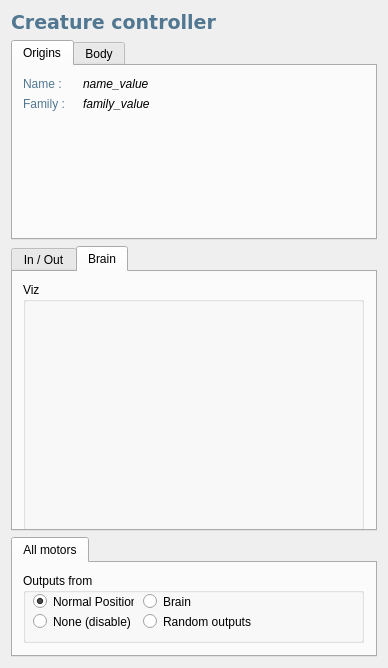
<?xml version="1.0" encoding="UTF-8"?>
<ui version="4.0">
 <class>EntityPropertiesController</class>
 <widget class="QWidget" name="EntityPropertiesController">
  <property name="geometry">
   <rect>
    <x>0</x>
    <y>0</y>
    <width>388</width>
    <height>668</height>
   </rect>
  </property>
  <property name="windowTitle">
   <string>Form</string>
  </property>
  <layout class="QVBoxLayout" name="verticalLayout">
   <item>
    <widget class="QLabel" name="label">
     <property name="font">
      <font>
       <family>Verdana</family>
       <pointsize>14</pointsize>
       <weight>75</weight>
       <bold>true</bold>
      </font>
     </property>
     <property name="styleSheet">
      <string notr="true">color: rgb(81, 119, 145);</string>
     </property>
     <property name="text">
      <string>Creature controller</string>
     </property>
    </widget>
   </item>
   <item>
    <widget class="QTabWidget" name="tabWidget_3">
     <property name="maximumSize">
      <size>
       <width>16777215</width>
       <height>200</height>
      </size>
     </property>
     <property name="styleSheet">
      <string notr="true"/>
     </property>
     <property name="currentIndex">
      <number>0</number>
     </property>
     <widget class="QWidget" name="tab_5">
      <attribute name="icon">
       <iconset resource="../../../ressources/ressources.qrc">
        <normaloff>:/img/icons/entity_vcard</normaloff>:/img/icons/entity_vcard</iconset>
      </attribute>
      <attribute name="title">
       <string>Origins</string>
      </attribute>
      <widget class="QLabel" name="lFamily">
       <property name="geometry">
        <rect>
         <x>70</x>
         <y>30</y>
         <width>151</width>
         <height>16</height>
        </rect>
       </property>
       <property name="font">
        <font>
         <weight>50</weight>
         <italic>true</italic>
         <bold>false</bold>
        </font>
       </property>
       <property name="text">
        <string>family_value</string>
       </property>
      </widget>
      <widget class="QLabel" name="label_2">
       <property name="geometry">
        <rect>
         <x>10</x>
         <y>10</y>
         <width>46</width>
         <height>16</height>
        </rect>
       </property>
       <property name="font">
        <font>
         <weight>50</weight>
         <bold>false</bold>
        </font>
       </property>
       <property name="styleSheet">
        <string notr="true">color: rgb(81, 119, 145);</string>
       </property>
       <property name="text">
        <string>Name :</string>
       </property>
      </widget>
      <widget class="QLabel" name="lName">
       <property name="geometry">
        <rect>
         <x>70</x>
         <y>10</y>
         <width>151</width>
         <height>16</height>
        </rect>
       </property>
       <property name="font">
        <font>
         <weight>50</weight>
         <italic>true</italic>
         <bold>false</bold>
        </font>
       </property>
       <property name="text">
        <string>name_value</string>
       </property>
      </widget>
      <widget class="QLabel" name="label_3">
       <property name="geometry">
        <rect>
         <x>10</x>
         <y>30</y>
         <width>46</width>
         <height>16</height>
        </rect>
       </property>
       <property name="font">
        <font>
         <weight>50</weight>
         <bold>false</bold>
        </font>
       </property>
       <property name="styleSheet">
        <string notr="true">color: rgb(81, 119, 145);</string>
       </property>
       <property name="text">
        <string>Family :</string>
       </property>
      </widget>
     </widget>
     <widget class="QWidget" name="tab">
      <attribute name="icon">
       <iconset resource="../../../ressources/ressources.qrc">
        <normaloff>:/img/icons/bone_and_fixation</normaloff>:/img/icons/bone_and_fixation</iconset>
      </attribute>
      <attribute name="title">
       <string>Body</string>
      </attribute>
      <widget class="QTreeWidget" name="twBodyTree">
       <property name="geometry">
        <rect>
         <x>10</x>
         <y>10</y>
         <width>341</width>
         <height>151</height>
        </rect>
       </property>
       <property name="autoExpandDelay">
        <number>0</number>
       </property>
       <column>
        <property name="text">
         <string>Shape browser</string>
        </property>
       </column>
      </widget>
     </widget>
    </widget>
   </item>
   <item>
    <widget class="QTabWidget" name="tabWidget">
     <property name="currentIndex">
      <number>1</number>
     </property>
     <widget class="QWidget" name="tab_2">
      <attribute name="icon">
       <iconset resource="../../../ressources/ressources.qrc">
        <normaloff>:/img/icons/bullet_feed</normaloff>:/img/icons/bullet_feed</iconset>
      </attribute>
      <attribute name="title">
       <string>In / Out</string>
      </attribute>
     </widget>
     <widget class="QWidget" name="tabBrain">
      <attribute name="icon">
       <iconset resource="../../../ressources/ressources.qrc">
        <normaloff>:/img/icons/brain</normaloff>:/img/icons/brain</iconset>
      </attribute>
      <attribute name="title">
       <string>Brain</string>
      </attribute>
      <widget class="QGroupBox" name="grbBrain">
       <property name="geometry">
        <rect>
         <x>10</x>
         <y>10</y>
         <width>341</width>
         <height>500</height>
        </rect>
       </property>
       <property name="sizePolicy">
        <sizepolicy hsizetype="Preferred" vsizetype="Maximum">
         <horstretch>0</horstretch>
         <verstretch>0</verstretch>
        </sizepolicy>
       </property>
       <property name="minimumSize">
        <size>
         <width>0</width>
         <height>300</height>
        </size>
       </property>
       <property name="maximumSize">
        <size>
         <width>16777215</width>
         <height>500</height>
        </size>
       </property>
       <property name="title">
        <string>Viz</string>
       </property>
      </widget>
     </widget>
    </widget>
   </item>
   <item>
    <widget class="QTabWidget" name="tabWidget_2">
     <property name="maximumSize">
      <size>
       <width>16777215</width>
       <height>120</height>
      </size>
     </property>
     <property name="currentIndex">
      <number>0</number>
     </property>
     <widget class="QWidget" name="tab_4">
      <attribute name="title">
       <string>All motors</string>
      </attribute>
      <widget class="QGroupBox" name="groupBox_3">
       <property name="geometry">
        <rect>
         <x>10</x>
         <y>10</y>
         <width>341</width>
         <height>70</height>
        </rect>
       </property>
       <property name="sizePolicy">
        <sizepolicy hsizetype="Preferred" vsizetype="Fixed">
         <horstretch>0</horstretch>
         <verstretch>0</verstretch>
        </sizepolicy>
       </property>
       <property name="minimumSize">
        <size>
         <width>0</width>
         <height>70</height>
        </size>
       </property>
       <property name="title">
        <string>Outputs from</string>
       </property>
       <widget class="QRadioButton" name="rbOutFrom_Disable">
        <property name="geometry">
         <rect>
          <x>10</x>
          <y>40</y>
          <width>101</width>
          <height>17</height>
         </rect>
        </property>
        <property name="text">
         <string>None (disable)</string>
        </property>
       </widget>
       <widget class="QRadioButton" name="rbOutFrom_Brain">
        <property name="geometry">
         <rect>
          <x>120</x>
          <y>20</y>
          <width>131</width>
          <height>17</height>
         </rect>
        </property>
        <property name="text">
         <string>Brain</string>
        </property>
        <property name="icon">
         <iconset resource="../../../ressources/ressources.qrc">
          <normaloff>:/img/icons/brain</normaloff>:/img/icons/brain</iconset>
        </property>
        <property name="checked">
         <bool>false</bool>
        </property>
       </widget>
       <widget class="QRadioButton" name="rbOutFrom_Random">
        <property name="geometry">
         <rect>
          <x>120</x>
          <y>40</y>
          <width>131</width>
          <height>17</height>
         </rect>
        </property>
        <property name="text">
         <string>Random outputs</string>
        </property>
        <property name="icon">
         <iconset resource="../../../ressources/ressources.qrc">
          <normaloff>:/img/icons/random</normaloff>:/img/icons/random</iconset>
        </property>
       </widget>
       <widget class="QRadioButton" name="rbOutFrom_NormalPosition">
        <property name="geometry">
         <rect>
          <x>10</x>
          <y>20</y>
          <width>101</width>
          <height>17</height>
         </rect>
        </property>
        <property name="text">
         <string>Normal Position</string>
        </property>
        <property name="checked">
         <bool>true</bool>
        </property>
       </widget>
      </widget>
     </widget>
    </widget>
   </item>
  </layout>
 </widget>
 <resources>
  <include location="../../../ressources/ressources.qrc"/>
 </resources>
 <connections/>
</ui>
